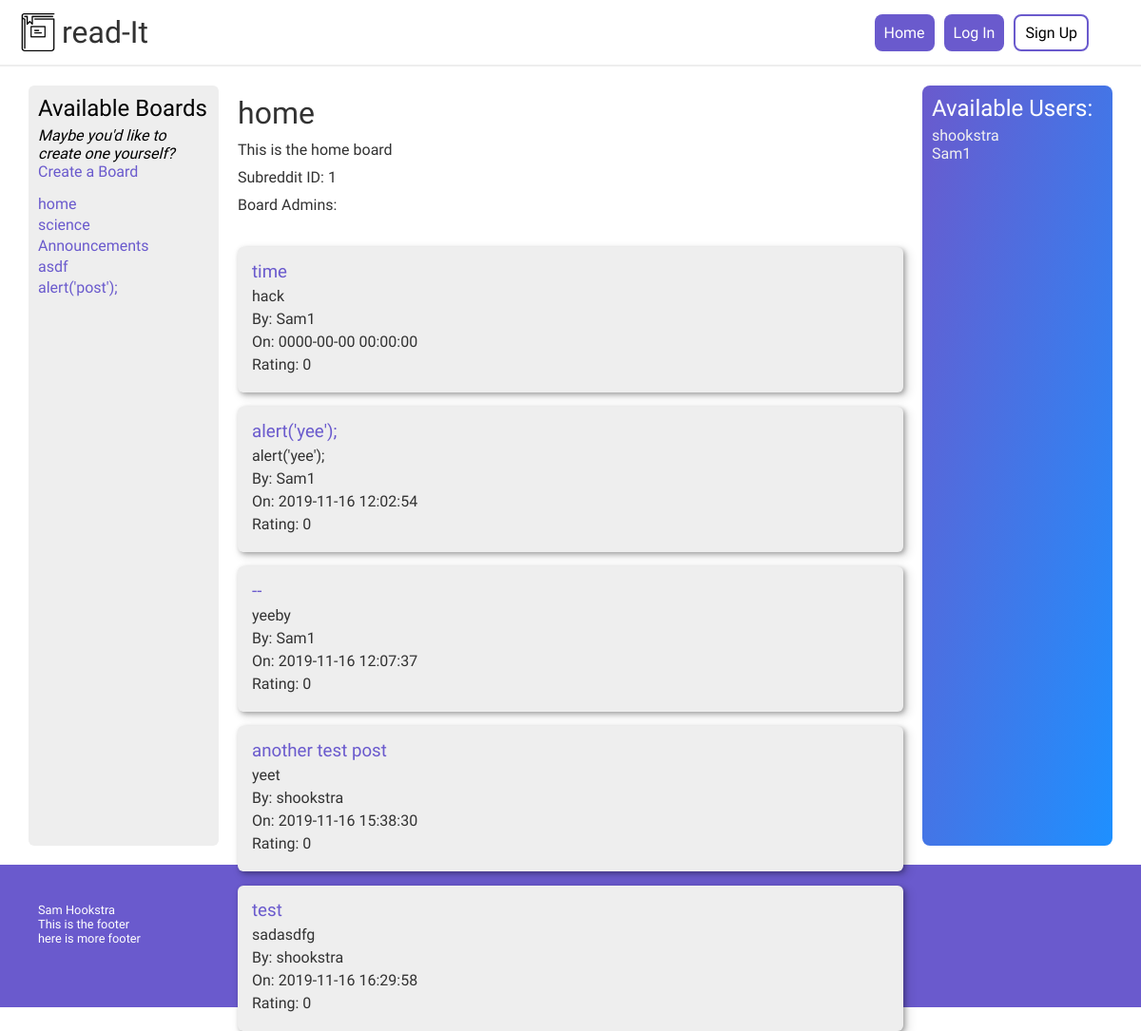
/subredditController.php?action=viewSubreddit&id=1, run on an earlier commit of the app's database.
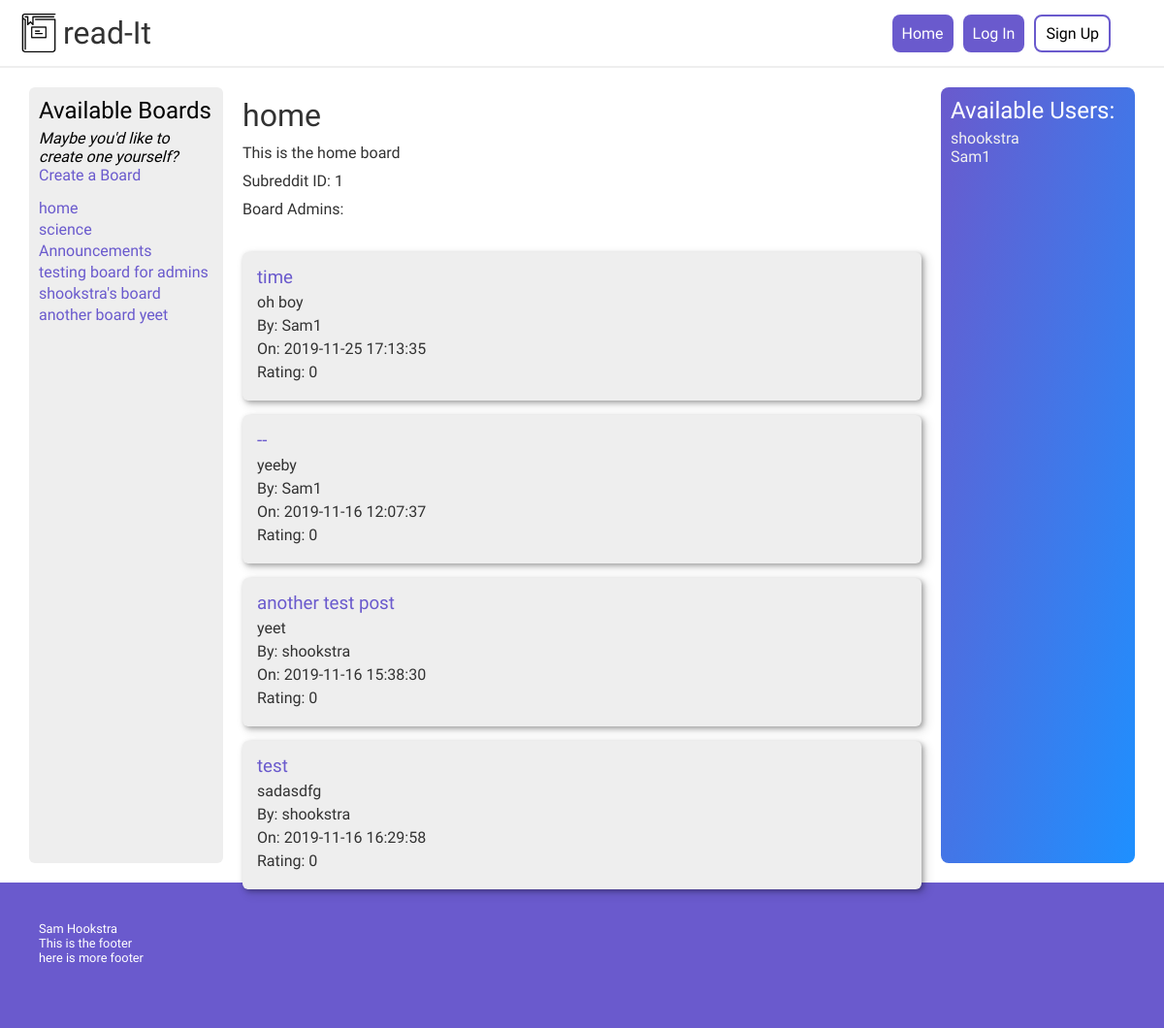
And on a later commit of the database.
### tables this page shows
CREATE TABLE `subreddits` (
  `subredditID` int(11) NOT NULL,
  `subredditName` varchar(64) NOT NULL,
  `subredditDescription` varchar(1500) NOT NULL
);

CREATE TABLE `posts` (
  `postID` int(11) NOT NULL,
  `subredditID` int(11) NOT NULL,
  `userID` int(11) NOT NULL,
  `postTitle` varchar(64) NOT NULL,
  `postContent` varchar(1500) NOT NULL,
  `postTime` datetime NOT NULL DEFAULT CURRENT_TIMESTAMP,
  `rating` int(11) NOT NULL DEFAULT '0'
);

CREATE TABLE `users` (
  `userID` int(11) NOT NULL,
  `username` varchar(32) NOT NULL,
  `email` varchar(64) NOT NULL,
  `password` varchar(128) NOT NULL
);

### models/subreddit/subredditDA.php (called while the page is built, shortened)
<?php
require_once 'models/database.php';
require_once 'models/subreddit/subreddit.php';
require_once 'models/user.php';
class subredditDA
{
    public static function get_all()
    {
        $db = Database::getDB();
        $querySubreddits = 'SELECT * FROM subreddits';
        $statement = $db->prepare($querySubreddits);
        $statement->execute();
        $rows = $statement->fetchAll();
        foreach ($rows as $value) {
            $subreddit = new subreddit($value['subredditID'], $value['subredditName'], $value['subredditDescription']);
            $subreddits[] = $subreddit;
        }
        return $subreddits;
    }
    public static function get_board($id)
    {
        $db = Database::getDB();
        $querySubreddits = 'SELECT * FROM subreddits where subredditID = :id';
        $statement = $db->prepare($querySubreddits);
        $statement->bindValue(':id', $id);
        $statement->execute();
        $rows = $statement->fetchAll();
        foreach ($rows as $value) {
            $subreddit = new subreddit($value['subredditID'], $value['subredditName'], $value['subredditDescription']);
        }
        return $subreddit;
    }
}

### models/subreddit/subreddit.php (called while the page is built, shortened)
<?php
class subreddit
{
    private $subredditID, $subredditName, $subredditDescription;
    public function __construct($subredditID, $subredditName, $subredditDescription)
    {
        $this->subredditID = $subredditID;
        $this->subredditName = $subredditName;
        $this->subredditDescription = $subredditDescription;
    }
    public function getSubredditID()
    {
        return $this->subredditID;
    }
    public function getSubredditName()
    {
        return $this->subredditName;
    }
    public function getSubredditDescription()
    {
        return $this->subredditDescription;
    }
}

### models/post/postDA.php (called while the page is built, shortened)
<?php
require_once 'models/post/post.php';
class postDA
{
    public static function get_posts_for_subreddit($subredditID)
    {
        $db = Database::getDB();
        $queryPosts = 'SELECT * FROM posts where subredditID = :subredditID';
        $statement = $db->prepare($queryPosts);
        $statement->bindValue(':subredditID', $subredditID);
        $statement->execute();
        $rows = $statement->fetchAll();
        $posts = [];
        foreach ($rows as $value) {
            $post = new post($value['postID'], $value['subredditID'], $value['userID'], $value['postTitle'], $value['postContent'], $value['postTime'], $value['rating']);
            array_push($posts, $post);
        }
        return $posts;
    }
}

### models/post/post.php (called while the page is built, shortened)
<?php
class post
{
    private $postID, $subredditID, $userID, $postTitle, $postContent, $postTime, $rating;
    public function __construct($postID, $subredditID, $userID, $postTitle, $postContent, $postTime, $rating)
    {
        $this->postID = $postID;
        $this->postTitle = $postTitle;
        $this->postContent = $postContent;
        $this->postTime = $postTime;
        $this->rating = $rating;
    }
    public function getPostID()
    {
        return $this->postID;
    }
    public function getPostTitle()
    {
        return $this->postTitle;
    }
    public function getPostContent()
    {
        return $this->postContent;
    }
    public function getPostTime()
    {
        return $this->postTime;
    }
    public function getRating()
    {
        return $this->rating;
    }
}

### models/userDA.php (called while the page is built, shortened)
<?php
require_once('models/database.php');
require_once('models/user.php');
class userDA
{
    public static function get_all()
    {
        $db = Database::getDB();
        $queryUsers = 'SELECT * FROM users';
        $statement = $db->prepare($queryUsers);
        $statement->execute();
        $rows = $statement->fetchAll();
        foreach ($rows as $value) {
            $user = new user($value['userID'], $value['username'], $value['email'], $value['password']);
            $users[] = $user;
        }
        return $users;
    }
    public static function getUserByID($userID)
    {
        $db = Database::getDB();
        $queryUser = 'SELECT * FROM users where userID = :userID';
        $statement = $db->prepare($queryUser);
        $statement->bindValue(':userID', $userID);
        $statement->execute();
        $rows = $statement->fetchAll();
        foreach ($rows as $value) {
            $user = new user($value['userID'], $value['username'], $value['email'], $value['password']);
        }
        return $user;
    }
}

### models/user.php (called while the page is built, shortened)
<?php
class user
{
    private $userID, $username, $email, $password;
    public function __construct($userID, $username, $email, $password)
    {
        $this->userID = $userID;
        $this->username = $username;
    }
    public function getUserID()
    {
        return $this->userID;
    }
    public function getUsername()
    {
        return $this->username;
    }
}

### views/subreddits/viewSubreddit.php (the view, shortened to what the changed rows need)
<!DOCTYPE html>
<html lang="en">
<?php include_once("views/components/header.php"); ?>
<body>
    <?php include_once("views/components/nav.php"); ?>
    <div class="container">
        <div class="container-sidebar">
            <h2>Available Boards</h2>
            <p style="font-style: italic">Maybe you'd like to create one yourself?</p>
            <a href="subredditController.php?action=createSubredditForm">Create a Board</a>
            <ul class="boards">
                <?php foreach ($subreddits as $board) : ?>
                    <li>
                        <a href="subredditController.php?action=viewSubreddit&amp;id=<?php echo htmlspecialchars($board->getSubredditID()); ?>">
                            <?php echo htmlspecialchars($board->getSubredditName()); ?>
                        </a>
                    </li>
                <?php endforeach; ?>
            </ul>
        </div>
        <div class="container-main">
            <div class="top-content">
                <div class="board-info">
                    <h1><?php echo htmlspecialchars($subreddit->getSubredditName()); ?></h1>
                    <p><?php echo htmlspecialchars($subreddit->getSubredditDescription()); ?></p>
                    <p><?php echo htmlspecialchars('Subreddit ID: ' . $subreddit->getSubredditID()); ?></p>
                    <ul class="admins-list">
                        <li class="admins-list-item">Board Admins: </li>
                    </ul>
                </div>
            </div>
            <div class="posts">
                <?php
                if (!empty($posts)) {
                    foreach ($posts as $post) { ?>
                        <div class="post">
                            <div class="post-content">
                                <h3>
                                    <a href="subredditController.php?action=viewPost&amp;postID=<?php echo $post->getPostID(); ?>">
                                        <?php echo htmlspecialchars($post->getPostTitle()) ?>
                                    </a>
                                </h3>
                                <p><?php echo htmlspecialchars($post->getPostContent()) ?></p>
                                <p><?php echo 'By: ' . htmlspecialchars(userDA::getUserByID($post->getUserID())->getUsername()) ?></p>
                                <p><?php echo 'On: ' . htmlspecialchars($post->getPostTime()) ?></p>
                                <p><?php echo 'Rating: ' . htmlspecialchars($post->getRating()); ?></p>
                            </div>
                        </div>
                <?php }
                } else {
                    echo "<h3>There's nothing here! Be the first one.</h3>";
                } ?>
            </div>
        </div>
        <?php include('views\components\usersSidebar.php'); ?>
    </div>
    <?php include('views/components/footer.php'); ?>
</body>
</html>

### views/components/usersSidebar.php
<?php $users = $_SESSION['users']; ?>
<div class="container-sidebar-right">
    <h2>Available Users:</h2>
    <?php if (!empty($users)) {
        foreach ($users as $user) {
            echo '<a href="index.php?action=viewUser&userID=' . $user->getUserID() . '"><p>' . (htmlspecialchars($user->getUsername())) . '</p></a>';
        }
    } ?>
</div>

What changed in the data, as far as the page shows it:
removed subreddits: subredditName "asdf"
removed subreddits: subredditName "alert('post');"
removed posts: postTitle "alert('yee');", postContent "alert('yee');", Username "Sam1", postTime "2019-11-16 12:02:54", rating "0"
added subreddits: subredditName "testing board for admins"
added subreddits: subredditName "shookstra's board"
added subreddits: subredditName "another board yeet"
changed posts "time": postContent "hack" → "oh boy"; postTime "0000-00-00 00:00:00" → "2019-11-25 17:13:35"
